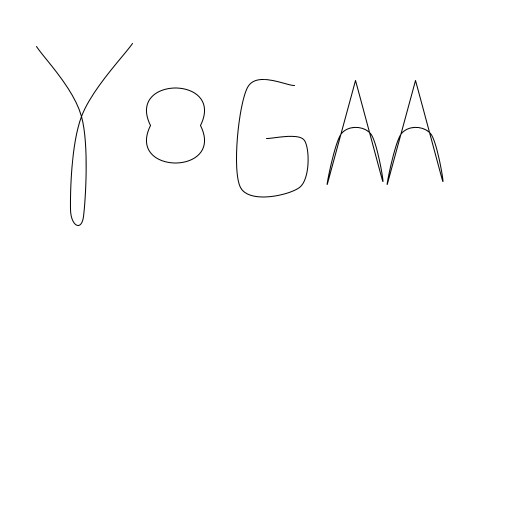
Frame 1 (no input)
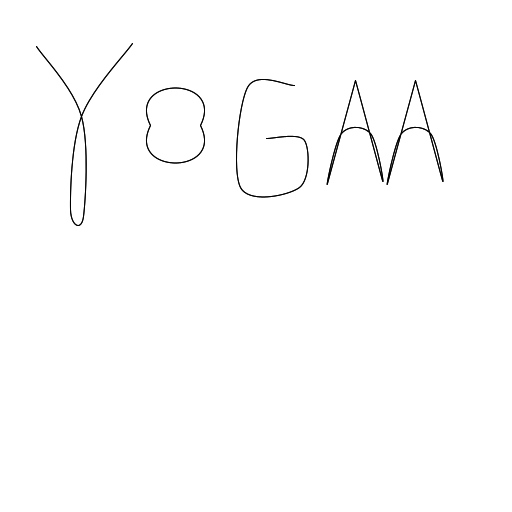
Frame 2 (the mouse pressed at the canvas centre, redrawn once)

The Processing sketch that drew these frames (run headless with seeded random() and noise(); the mouse was pressed at the canvas centre and the sketch redrawn once):

// Processing sketch: review4
// ── review4.pde
void setup() {
    size(512, 512);
    background(255);
    smooth();
    noFill();
    stroke(0);
    noLoop();
}

void draw() {
    // Huruf Y
    beginShape();
    curveVertex(36.861, 46.970);
    curveVertex(36.861, 46.970);
    curveVertex(81.852, 116.956);
    curveVertex(83.519, 216.938);
    curveVertex(70.188, 209.439);
    curveVertex(81.852, 116.956);
    curveVertex(132.676, 43.637);
    curveVertex(132.676, 43.637);
    endShape();
    
    
    // Huruf O
    pushMatrix();
    translate(100, 50);
    bezier(50, 75, 25, 25, 125, 25, 100, 75);
    bezier(50, 75, 25, 125, 125, 125, 100, 75);
    popMatrix();
    
    
    beginShape();
    curveVertex(294.599, 85.023);
    curveVertex(294.599, 85.023);
    curveVertex(247.521, 87.523);
    curveVertex(240.855, 187.503);
    curveVertex(299.177, 187.503);
    curveVertex(304.176, 140.012);
    curveVertex(266.684, 138.346);
    curveVertex(266.684, 138.346);
    endShape();
    
    beginShape();
    curveVertex(355.272, 80.786);
    curveVertex(355.272, 80.786);
    curveVertex(327.621, 183.984);
    curveVertex(341.229, 133.197);
    curveVertex(370.270, 133.197);
    curveVertex(382.895, 180.316);
    curveVertex(355.272, 80.786);
    curveVertex(355.272, 80.786);
    endShape();

    float x = 60;
    pushMatrix();
    beginShape();
    curveVertex(355.272+x, 80.786);
    curveVertex(355.272+x, 80.786);
    curveVertex(327.621+x, 183.984);
    curveVertex(341.229+x, 133.197);
    curveVertex(370.270+x, 133.197);
    curveVertex(382.895+x, 180.316);
    curveVertex(355.272+x, 80.786);
    curveVertex(355.272+x, 80.786);
    endShape();
    popMatrix();
    
    
    
}
